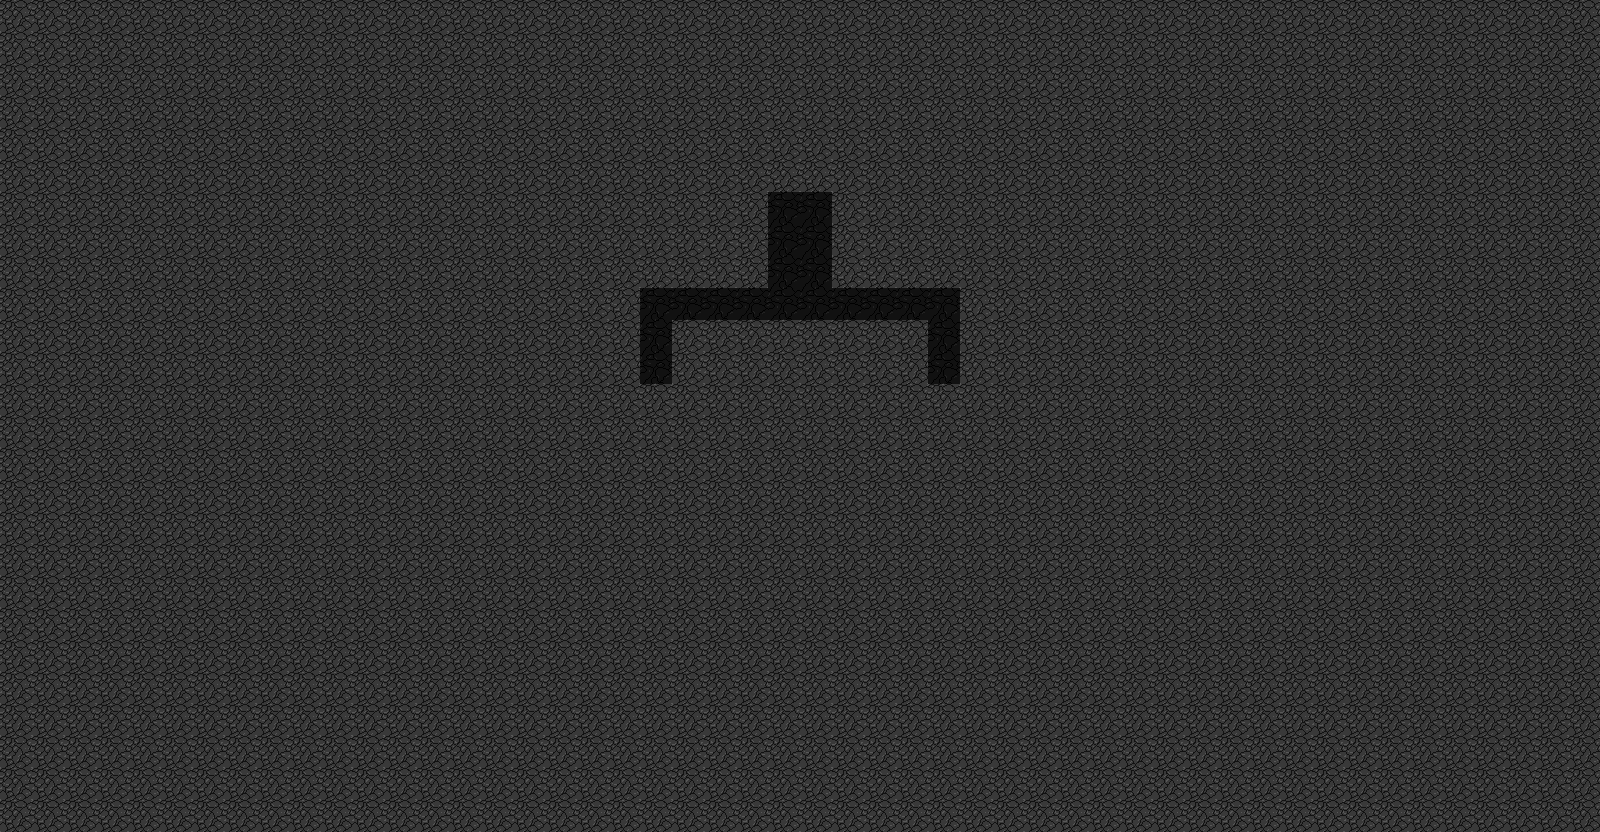

The image is a tile-based game level rendered from a .tmx file. Its description and complete source (layers, tilesets, objects, tile grids) follow:
An orthogonal 50x26 tile map with 32x32 px tiles, 2 tile layers (floor, walls).

<map version="1.5" tiledversion="1.7.0" orientation="orthogonal" renderorder="right-down" width="50" height="26" tilewidth="32" tileheight="32" infinite="0" nextlayerid="3" nextobjectid="1">
 <editorsettings>
  <export target="stickmanZ_map.tmx" format="tmx" />
 </editorsettings>
 <tileset firstgid="1" source="tile_set.tsx" />
 <layer id="1" name="floor" width="50" height="26">
  <data encoding="csv">
1,1,1,1,1,1,1,1,1,1,1,1,1,1,1,1,1,1,1,1,1,1,1,1,1,1,1,1,1,1,1,1,1,1,1,1,1,1,1,1,1,1,1,1,1,1,1,1,1,1,
1,1,1,1,1,1,1,1,1,1,1,1,1,1,1,1,1,1,1,1,1,1,1,1,1,1,1,1,1,1,1,1,1,1,1,1,1,1,1,1,1,1,1,1,1,1,1,1,1,1,
1,1,1,1,1,1,1,1,1,1,1,1,1,1,1,1,1,1,1,1,1,1,1,1,1,1,1,1,1,1,1,1,1,1,1,1,1,1,1,1,1,1,1,1,1,1,1,1,1,1,
1,1,1,1,1,1,1,1,1,1,1,1,1,1,1,1,1,1,1,1,1,1,1,1,1,1,1,1,1,1,1,1,1,1,1,1,1,1,1,1,1,1,1,1,1,1,1,1,1,1,
1,1,1,1,1,1,1,1,1,1,1,1,1,1,1,1,1,1,1,1,1,1,1,1,1,1,1,1,1,1,1,1,1,1,1,1,1,1,1,1,1,1,1,1,1,1,1,1,1,1,
1,1,1,1,1,1,1,1,1,1,1,1,1,1,1,1,1,1,1,1,1,1,1,1,1,1,1,1,1,1,1,1,1,1,1,1,1,1,1,1,1,1,1,1,1,1,1,1,1,1,
1,1,1,1,1,1,1,1,1,1,1,1,1,1,1,1,1,1,1,1,1,1,1,1,1,1,1,1,1,1,1,1,1,1,1,1,1,1,1,1,1,1,1,1,1,1,1,1,1,1,
1,1,1,1,1,1,1,1,1,1,1,1,1,1,1,1,1,1,1,1,1,1,1,1,1,1,1,1,1,1,1,1,1,1,1,1,1,1,1,1,1,1,1,1,1,1,1,1,1,1,
1,1,1,1,1,1,1,1,1,1,1,1,1,1,1,1,1,1,1,1,1,1,1,1,1,1,1,1,1,1,1,1,1,1,1,1,1,1,1,1,1,1,1,1,1,1,1,1,1,1,
1,1,1,1,1,1,1,1,1,1,1,1,1,1,1,1,1,1,1,1,1,1,1,1,1,1,1,1,1,1,1,1,1,1,1,1,1,1,1,1,1,1,1,1,1,1,1,1,1,1,
1,1,1,1,1,1,1,1,1,1,1,1,1,1,1,1,1,1,1,1,1,1,1,1,1,1,1,1,1,1,1,1,1,1,1,1,1,1,1,1,1,1,1,1,1,1,1,1,1,1,
1,1,1,1,1,1,1,1,1,1,1,1,1,1,1,1,1,1,1,1,1,1,1,1,1,1,1,1,1,1,1,1,1,1,1,1,1,1,1,1,1,1,1,1,1,1,1,1,1,1,
1,1,1,1,1,1,1,1,1,1,1,1,1,1,1,1,1,1,1,1,1,1,1,1,1,1,1,1,1,1,1,1,1,1,1,1,1,1,1,1,1,1,1,1,1,1,1,1,1,1,
1,1,1,1,1,1,1,1,1,1,1,1,1,1,1,1,1,1,1,1,1,1,1,1,1,1,1,1,1,1,1,1,1,1,1,1,1,1,1,1,1,1,1,1,1,1,1,1,1,1,
1,1,1,1,1,1,1,1,1,1,1,1,1,1,1,1,1,1,1,1,1,1,1,1,1,1,1,1,1,1,1,1,1,1,1,1,1,1,1,1,1,1,1,1,1,1,1,1,1,1,
1,1,1,1,1,1,1,1,1,1,1,1,1,1,1,1,1,1,1,1,1,1,1,1,1,1,1,1,1,1,1,1,1,1,1,1,1,1,1,1,1,1,1,1,1,1,1,1,1,1,
1,1,1,1,1,1,1,1,1,1,1,1,1,1,1,1,1,1,1,1,1,1,1,1,1,1,1,1,1,1,1,1,1,1,1,1,1,1,1,1,1,1,1,1,1,1,1,1,1,1,
1,1,1,1,1,1,1,1,1,1,1,1,1,1,1,1,1,1,1,1,1,1,1,1,1,1,1,1,1,1,1,1,1,1,1,1,1,1,1,1,1,1,1,1,1,1,1,1,1,1,
1,1,1,1,1,1,1,1,1,1,1,1,1,1,1,1,1,1,1,1,1,1,1,1,1,1,1,1,1,1,1,1,1,1,1,1,1,1,1,1,1,1,1,1,1,1,1,1,1,1,
1,1,1,1,1,1,1,1,1,1,1,1,1,1,1,1,1,1,1,1,1,1,1,1,1,1,1,1,1,1,1,1,1,1,1,1,1,1,1,1,1,1,1,1,1,1,1,1,1,1,
1,1,1,1,1,1,1,1,1,1,1,1,1,1,1,1,1,1,1,1,1,1,1,1,1,1,1,1,1,1,1,1,1,1,1,1,1,1,1,1,1,1,1,1,1,1,1,1,1,1,
1,1,1,1,1,1,1,1,1,1,1,1,1,1,1,1,1,1,1,1,1,1,1,1,1,1,1,1,1,1,1,1,1,1,1,1,1,1,1,1,1,1,1,1,1,1,1,1,1,1,
1,1,1,1,1,1,1,1,1,1,1,1,1,1,1,1,1,1,1,1,1,1,1,1,1,1,1,1,1,1,1,1,1,1,1,1,1,1,1,1,1,1,1,1,1,1,1,1,1,1,
1,1,1,1,1,1,1,1,1,1,1,1,1,1,1,1,1,1,1,1,1,1,1,1,1,1,1,1,1,1,1,1,1,1,1,1,1,1,1,1,1,1,1,1,1,1,1,1,1,1,
1,1,1,1,1,1,1,1,1,1,1,1,1,1,1,1,1,1,1,1,1,1,1,1,1,1,1,1,1,1,1,1,1,1,1,1,1,1,1,1,1,1,1,1,1,1,1,1,1,1,
1,1,1,1,1,1,1,1,1,1,1,1,1,1,1,1,1,1,1,1,1,1,1,1,1,1,1,1,1,1,1,1,1,1,1,1,1,1,1,1,1,1,1,1,1,1,1,1,1,1
</data>
 </layer>
 <layer id="2" name="walls" width="50" height="26">
  <data encoding="csv">
0,0,0,0,0,0,0,0,0,0,0,0,0,0,0,0,0,0,0,0,0,0,0,0,0,0,0,0,0,0,0,0,0,0,0,0,0,0,0,0,0,0,0,0,0,0,0,0,0,0,
0,0,0,0,0,0,0,0,0,0,0,0,0,0,0,0,0,0,0,0,0,0,0,0,0,0,0,0,0,0,0,0,0,0,0,0,0,0,0,0,0,0,0,0,0,0,0,0,0,0,
0,0,0,0,0,0,0,0,0,0,0,0,0,0,0,0,0,0,0,0,0,0,0,0,0,0,0,0,0,0,0,0,0,0,0,0,0,0,0,0,0,0,0,0,0,0,0,0,0,0,
0,0,0,0,0,0,0,0,0,0,0,0,0,0,0,0,0,0,0,0,0,0,0,0,0,0,0,0,0,0,0,0,0,0,0,0,0,0,0,0,0,0,0,0,0,0,0,0,0,0,
0,0,0,0,0,0,0,0,0,0,0,0,0,0,0,0,0,0,0,0,0,0,0,0,0,0,0,0,0,0,0,0,0,0,0,0,0,0,0,0,0,0,0,0,0,0,0,0,0,0,
0,0,0,0,0,0,0,0,0,0,0,0,0,0,0,0,0,0,0,0,0,0,0,0,0,0,0,0,0,0,0,0,0,0,0,0,0,0,0,0,0,0,0,0,0,0,0,0,0,0,
0,0,0,0,0,0,0,0,0,0,0,0,0,0,0,0,0,0,0,0,0,0,0,0,2,2,0,0,0,0,0,0,0,0,0,0,0,0,0,0,0,0,0,0,0,0,0,0,0,0,
0,0,0,0,0,0,0,0,0,0,0,0,0,0,0,0,0,0,0,0,0,0,0,0,2,2,0,0,0,0,0,0,0,0,0,0,0,0,0,0,0,0,0,0,0,0,0,0,0,0,
0,0,0,0,0,0,0,0,0,0,0,0,0,0,0,0,0,0,0,0,0,0,0,0,2,2,0,0,0,0,0,0,0,0,0,0,0,0,0,0,0,0,0,0,0,0,0,0,0,0,
0,0,0,0,0,0,0,0,0,0,0,0,0,0,0,0,0,0,0,0,2,2,2,2,2,2,2,2,2,2,0,0,0,0,0,0,0,0,0,0,0,0,0,0,0,0,0,0,0,0,
0,0,0,0,0,0,0,0,0,0,0,0,0,0,0,0,0,0,0,0,2,0,0,0,0,0,0,0,0,2,0,0,0,0,0,0,0,0,0,0,0,0,0,0,0,0,0,0,0,0,
0,0,0,0,0,0,0,0,0,0,0,0,0,0,0,0,0,0,0,0,2,0,0,0,0,0,0,0,0,2,0,0,0,0,0,0,0,0,0,0,0,0,0,0,0,0,0,0,0,0,
0,0,0,0,0,0,0,0,0,0,0,0,0,0,0,0,0,0,0,0,0,0,0,0,0,0,0,0,0,0,0,0,0,0,0,0,0,0,0,0,0,0,0,0,0,0,0,0,0,0,
0,0,0,0,0,0,0,0,0,0,0,0,0,0,0,0,0,0,0,0,0,0,0,0,0,0,0,0,0,0,0,0,0,0,0,0,0,0,0,0,0,0,0,0,0,0,0,0,0,0,
0,0,0,0,0,0,0,0,0,0,0,0,0,0,0,0,0,0,0,0,0,0,0,0,0,0,0,0,0,0,0,0,0,0,0,0,0,0,0,0,0,0,0,0,0,0,0,0,0,0,
0,0,0,0,0,0,0,0,0,0,0,0,0,0,0,0,0,0,0,0,0,0,0,0,0,0,0,0,0,0,0,0,0,0,0,0,0,0,0,0,0,0,0,0,0,0,0,0,0,0,
0,0,0,0,0,0,0,0,0,0,0,0,0,0,0,0,0,0,0,0,0,0,0,0,0,0,0,0,0,0,0,0,0,0,0,0,0,0,0,0,0,0,0,0,0,0,0,0,0,0,
0,0,0,0,0,0,0,0,0,0,0,0,0,0,0,0,0,0,0,0,0,0,0,0,0,0,0,0,0,0,0,0,0,0,0,0,0,0,0,0,0,0,0,0,0,0,0,0,0,0,
0,0,0,0,0,0,0,0,0,0,0,0,0,0,0,0,0,0,0,0,0,0,0,0,0,0,0,0,0,0,0,0,0,0,0,0,0,0,0,0,0,0,0,0,0,0,0,0,0,0,
0,0,0,0,0,0,0,0,0,0,0,0,0,0,0,0,0,0,0,0,0,0,0,0,0,0,0,0,0,0,0,0,0,0,0,0,0,0,0,0,0,0,0,0,0,0,0,0,0,0,
0,0,0,0,0,0,0,0,0,0,0,0,0,0,0,0,0,0,0,0,0,0,0,0,0,0,0,0,0,0,0,0,0,0,0,0,0,0,0,0,0,0,0,0,0,0,0,0,0,0,
0,0,0,0,0,0,0,0,0,0,0,0,0,0,0,0,0,0,0,0,0,0,0,0,0,0,0,0,0,0,0,0,0,0,0,0,0,0,0,0,0,0,0,0,0,0,0,0,0,0,
0,0,0,0,0,0,0,0,0,0,0,0,0,0,0,0,0,0,0,0,0,0,0,0,0,0,0,0,0,0,0,0,0,0,0,0,0,0,0,0,0,0,0,0,0,0,0,0,0,0,
0,0,0,0,0,0,0,0,0,0,0,0,0,0,0,0,0,0,0,0,0,0,0,0,0,0,0,0,0,0,0,0,0,0,0,0,0,0,0,0,0,0,0,0,0,0,0,0,0,0,
0,0,0,0,0,0,0,0,0,0,0,0,0,0,0,0,0,0,0,0,0,0,0,0,0,0,0,0,0,0,0,0,0,0,0,0,0,0,0,0,0,0,0,0,0,0,0,0,0,0,
0,0,0,0,0,0,0,0,0,0,0,0,0,0,0,0,0,0,0,0,0,0,0,0,0,0,0,0,0,0,0,0,0,0,0,0,0,0,0,0,0,0,0,0,0,0,0,0,0,0
</data>
 </layer>
</map>